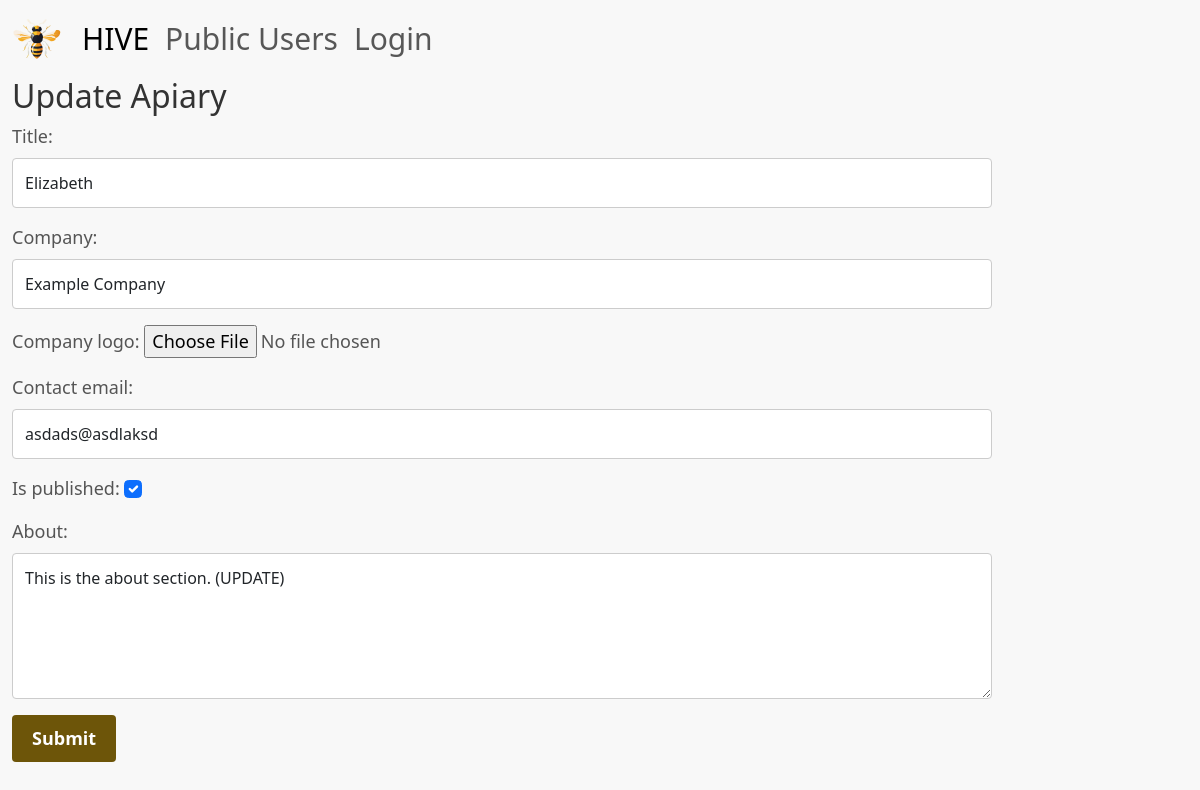
Page /keeper/1/update-apiary/1/ on the earlier database version.
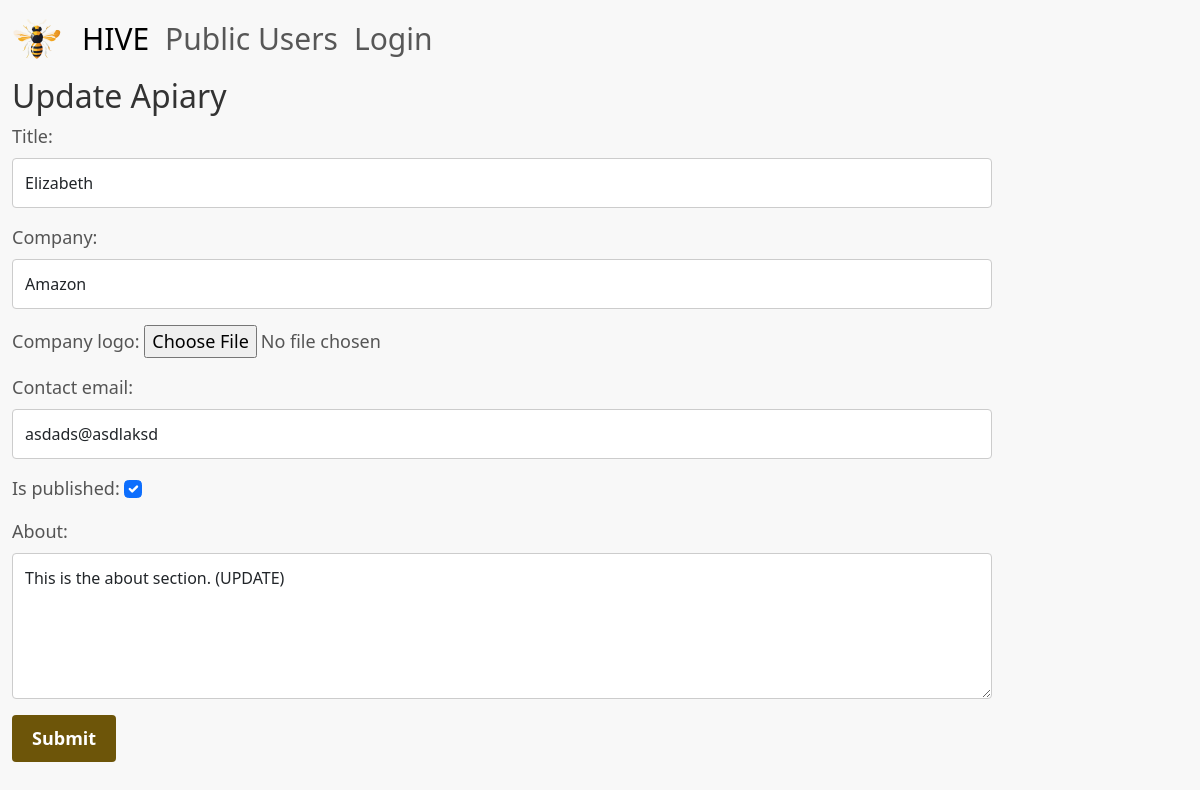
Same page on the later database version.
### beekeeping_app/models.py (models this page shows, shortened)
class Apiary(models.Model):
    title = models.CharField(max_length=200)
    company = models.CharField(max_length=200, blank=True)
    company_logo = models.ImageField(upload_to='C:/Users/olivi/OneDrive/GitHub/CS3300_real/apiary/static/images/company_logos/', blank=True, null=True)
    contact_email = models.CharField(max_length=200)
    is_published = models.BooleanField(default=False)
    about = models.CharField(max_length=400, blank = True)

### beekeeping_app/views.py (the view)
# urls.py: path('keeper/<int:keeper>/update-apiary/<int:apiary>/', views.updateApiary, name='update-apiary'),
def updateApiary(request, keeper, apiary):
    apiary_instance = Apiary.objects.get(id=apiary)
    if request.method == "POST":
        form = ApiaryForm(request.POST, request.FILES, instance=apiary_instance)
        if form.is_valid():
            image = request.FILES.get('company_logo')
            if image:
                img = Image.open(image)
                if img.mode == 'RGBA':
                    img = img.convert('RGB')
                img.thumbnail((40, 40))
                output = BytesIO()
                img.save(output, format='JPEG')
                apiary_instance.company_logo.save(image.name, output)
            form.save()
            return redirect('apiary-detail', apiary_instance.id)
    else:
        form = ApiaryForm(instance=apiary_instance)
    return render(request, 'beekeeping_app/update_apiary.html', {'apiary': apiary_instance, 'form': form})

### beekeeping_app/forms.py
class ApiaryForm(forms.ModelForm):
    class Meta:
        model = Apiary
        fields = '__all__'
        widgets = {
            'title': forms.TextInput(attrs={'class': 'form-control'}),
            'company': forms.TextInput(attrs={'class': 'form-control'}),
            'company_logo': forms.FileInput(attrs={'class': 'form-control-file'}),  # FileInput for uploading files
            'contact_email': forms.TextInput(attrs={'class': 'form-control'}),
            'is_published': forms.CheckboxInput(attrs={'class': 'form-check-input'}), #a checkbox
            'about': forms.Textarea(attrs={'class': 'form-control', 'rows': 5}),
        }

### beekeeping_app/templates/beekeeping_app/update_apiary.html (shortened to what this page needs)
{% extends "beekeeping_app/base_template.html" %}
{% block content %}
  <h2>Update Apiary</h2>
  <form action="" method="post" enctype="multipart/form-data">
    {{ form.as_p }}
    <button type="submit" class="btn btn-primary">Submit</button>
  </form>
{% endblock %}

Differences in the rows shown:
changed Apiary "Elizabeth": company "Example Company" → "Amazon"
